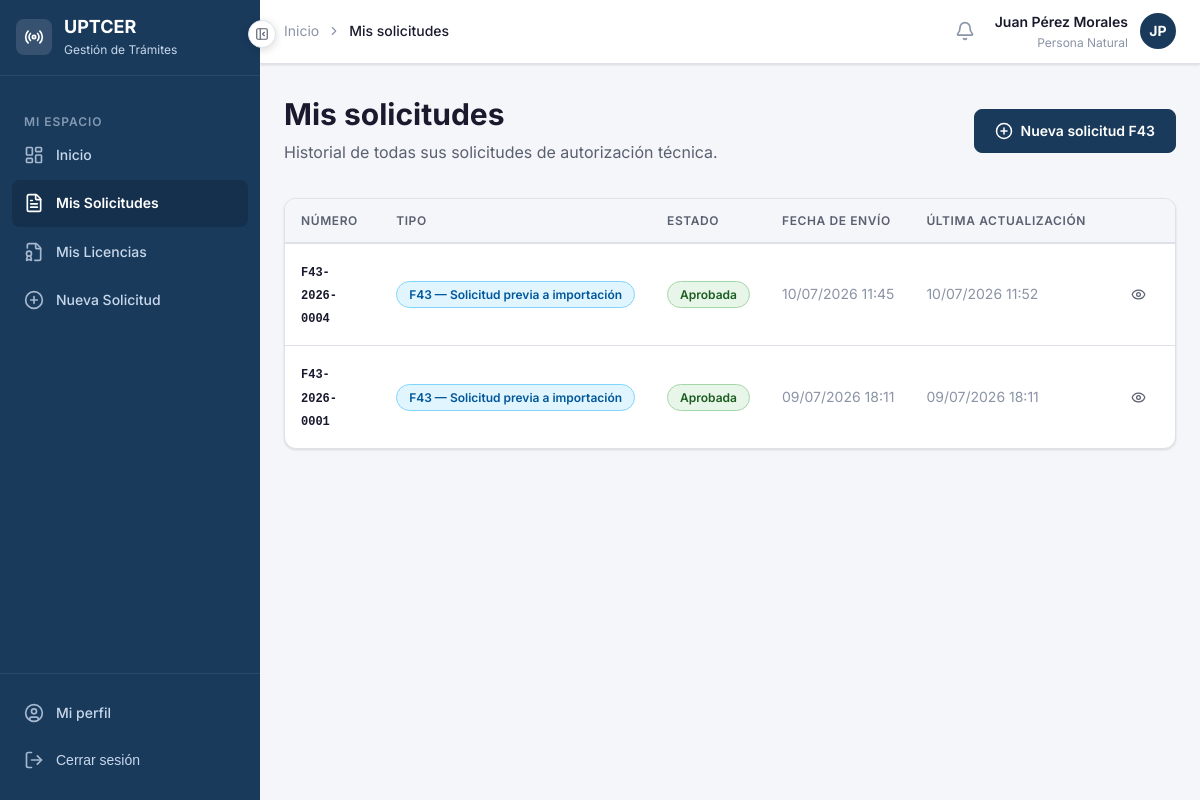
Screenshot of /solicitudes/mis/ (signed in) with the database file from the repository.
### apps/accounts/models.py (models this page shows, shortened)
class Usuario(AbstractBaseUser, PermissionsMixin):
    ROL_PERSONA_NATURAL  = 'persona_natural'
    ROL_OPERADOR         = 'operador'
    ROL_ESPECIALISTA     = 'especialista'
    ROL_ADUANA           = 'aduana'
    ROL_DIRECTIVO        = 'directivo'
    ROLES = [
        (ROL_PERSONA_NATURAL, 'Persona Natural'),
        (ROL_OPERADOR,        'Operador'),
        (ROL_ESPECIALISTA,    'Especialista Técnico'),
        (ROL_ADUANA,          'Aduana'),
        (ROL_DIRECTIVO,       'Directivo'),
    ]
    username        = models.CharField('Usuario', max_length=150, unique=True)
    email           = models.EmailField('Correo electrónico', unique=True)
    nombre          = models.CharField('Nombre', max_length=100)
    apellidos       = models.CharField('Apellidos', max_length=100)
    rol             = models.CharField('Rol', max_length=30, choices=ROLES, default=ROL_PERSONA_NATURAL)
    telefono        = models.CharField('Teléfono', max_length=20, blank=True)
    activo          = models.BooleanField('Activo', default=True)
    fecha_registro  = models.DateTimeField('Fecha de registro', auto_now_add=True)
    is_active       = models.BooleanField(default=True)
    is_staff        = models.BooleanField(default=False)
    objects = UsuarioManager()
    USERNAME_FIELD  = 'username'
    REQUIRED_FIELDS = ['email', 'nombre', 'apellidos']
    class Meta:
        verbose_name        = 'Usuario'
        verbose_name_plural = 'Usuarios'
        ordering            = ['apellidos', 'nombre']
    def get_nombre_completo(self):
        return f'{self.nombre} {self.apellidos}'
    @property
    def es_persona_natural(self):
        return self.rol == self.ROL_PERSONA_NATURAL
    @property
    def es_operador(self):
        return self.rol == self.ROL_OPERADOR
    @property
    def es_especialista(self):
        return self.rol == self.ROL_ESPECIALISTA
    @property
    def es_aduana(self):
        return self.rol == self.ROL_ADUANA
    @property
    def es_directivo(self):
        return self.rol == self.ROL_DIRECTIVO

### apps/solicitudes/models.py (models this page shows, shortened)
class Solicitud(models.Model):
    FLUJO_F43  = 'f43'
    FLUJO_RATS = 'rats'
    FLUJOS = [
        (FLUJO_F43,  'F43 — Solicitud previa a importación'),
        (FLUJO_RATS, 'RATS — Equipo retenido en aduana'),
    ]
    ESTADO_BORRADOR    = 'borrador'
    ESTADO_ENVIADA     = 'enviada'
    ESTADO_EN_REVISION = 'en_revision'
    ESTADO_APROBADA    = 'aprobada'
    ESTADO_DENEGADA    = 'denegada'
    ESTADO_CANCELADA   = 'cancelada'
    ESTADOS = [
        (ESTADO_BORRADOR,    'Borrador'),
        (ESTADO_ENVIADA,     'Enviada'),
        (ESTADO_EN_REVISION, 'En revisión'),
        (ESTADO_APROBADA,    'Aprobada'),
        (ESTADO_DENEGADA,    'Denegada'),
        (ESTADO_CANCELADA,   'Cancelada'),
    ]
    numero          = models.CharField('Número de solicitud', max_length=20, unique=True, editable=False)
    flujo           = models.CharField('Tipo de flujo', max_length=10, choices=FLUJOS)
    estado          = models.CharField('Estado', max_length=20, choices=ESTADOS, default=ESTADO_BORRADOR)
    solicitante     = models.ForeignKey(
                        settings.AUTH_USER_MODEL,
                        on_delete=models.PROTECT,
                        verbose_name='Solicitante',
                        related_name='solicitudes'
                      )
    equipo          = models.ForeignKey(
                        'equipos.Equipo',
                        on_delete=models.PROTECT,
                        verbose_name='Equipo',
                        null=True,
                        blank=True,
                        related_name='solicitudes'
                      )
    equipo_no_listado       = models.BooleanField('Equipo no listado en catálogo', default=False)
    equipo_descripcion      = models.TextField('Descripción del equipo (no listado)', blank=True)
    equipo_marca_manual     = models.CharField('Marca (manual)', max_length=100, blank=True)
    equipo_modelo_manual    = models.CharField('Modelo (manual)', max_length=100, blank=True)
    documento_adjunto       = models.FileField(
                                'Documento adjunto',
                                upload_to='solicitudes/documentos/%Y/%m/',
                                null=True,
                                blank=True
                              )
    numero_rats             = models.CharField('Número RATS', max_length=50, blank=True)
    fecha_retencion         = models.DateField('Fecha de retención', null=True, blank=True)
    operador_asignado       = models.ForeignKey(
                                settings.AUTH_USER_MODEL,
                                on_delete=models.SET_NULL,
                                null=True,
                                blank=True,
                                verbose_name='Operador asignado',
                                related_name='solicitudes_asignadas'
                              )
    observaciones_solicitante   = models.TextField('Observaciones del solicitante', blank=True)
    observaciones_operador      = models.TextField('Observaciones del operador', blank=True)
    observaciones_tecnicas      = models.TextField('Criterio técnico', blank=True)
    fecha_creacion      = models.DateTimeField('Fecha de creación', auto_now_add=True)
    fecha_actualizacion = models.DateTimeField('Última actualización', auto_now=True)
    fecha_resolucion    = models.DateTimeField('Fecha de resolución', null=True, blank=True)
    revisada_directivo      = models.BooleanField('Revisada por dirección', default=False)
    fecha_revision_directivo = models.DateTimeField('Fecha de revisión directiva', null=True, blank=True)
    revisada_por            = models.ForeignKey(
                                settings.AUTH_USER_MODEL,
                                on_delete=models.SET_NULL,
                                null=True,
                                blank=True,
                                verbose_name='Revisada por',
                                related_name='solicitudes_supervisadas'
                              )
    class Meta:
        verbose_name        = 'Solicitud'
        verbose_name_plural = 'Solicitudes'
        ordering            = ['-fecha_creacion']
    @property
    def clase_badge(self):
        mapa = {
            self.ESTADO_BORRADOR:    'badge-info',
            self.ESTADO_ENVIADA:     'badge-pendiente',
            self.ESTADO_EN_REVISION: 'badge-revision',
            self.ESTADO_APROBADA:    'badge-aprobado',
            self.ESTADO_DENEGADA:    'badge-denegado',
            self.ESTADO_CANCELADA:   'badge-denegado',
        }
        return mapa.get(self.estado, 'badge-info')

### apps/solicitudes/views.py (the view)
# urls.py: path('mis/',                views.mis_solicitudes,     name='mis_solicitudes'),
@never_cache
@login_required
def mis_solicitudes(request):
    solicitudes_qs = Solicitud.objects.filter(
        solicitante=request.user
    ).order_by('-fecha_creacion')
    paginator = Paginator(solicitudes_qs, 10)
    pagina    = request.GET.get('pagina', 1)
    try:
        solicitudes = paginator.page(pagina)
    except PageNotAnInteger:
        solicitudes = paginator.page(1)
    except EmptyPage:
        solicitudes = paginator.page(paginator.num_pages)
    return render(request, 'solicitudes/mis_solicitudes.html', {
        'solicitudes': solicitudes,
        'paginator':   paginator,
    })

### templates/solicitudes/mis_solicitudes.html (shortened to what this page needs)
{% extends 'base/base.html' %}
{% block nav_mis_solicitudes %}activo{% endblock %}
{% block breadcrumb %}
<li style="display:flex;align-items:center;gap:var(--espacio-2);">
  <i data-lucide="chevron-right" style="width:14px;height:14px;"></i>
  <span style="color:var(--color-texto-principal);font-weight:var(--peso-medio);">Mis solicitudes</span>
</li>
{% endblock %}
{% block contenido %}
<div class="pagina-cabecera flex justify-between items-center">
  <div>
    <h1 class="pagina-titulo">Mis solicitudes</h1>
    <p class="pagina-subtitulo">Historial de todas sus solicitudes de autorización técnica.</p>
  </div>
  <a href="{% url 'solicitudes:nueva_f43' %}" class="btn btn-primario">
    <i data-lucide="plus-circle" style="width:18px;height:18px;"></i>
    Nueva solicitud F43
  </a>
</div>
<div class="tarjeta">
  <div class="tarjeta-cuerpo" style="padding:0;">
    {% if solicitudes %}
      <div class="tabla-contenedor" style="border:none;border-radius:0;">
        <table class="tabla">
          <thead>
            <tr>
              <th>Número</th>
              <th>Tipo</th>
              <th>Estado</th>
              <th>Fecha de envío</th>
              <th>Última actualización</th>
              <th></th>
            </tr>
          </thead>
          <tbody>
            {% for s in solicitudes %}
            <tr>
              <td>
                <span style="font-family:var(--fuente-mono);font-size:var(--texto-xs);font-weight:var(--peso-semi);">
                  {{ s.numero }}
                </span>
              </td>
              <td><span class="badge badge-info">{{ s.get_flujo_display }}</span></td>
              <td><span class="badge {{ s.clase_badge }}">{{ s.get_estado_display }}</span></td>
              <td style="color:var(--color-texto-muted);white-space:nowrap;">
                {{ s.fecha_creacion|date:"d/m/Y H:i" }}
              </td>
              <td style="color:var(--color-texto-muted);white-space:nowrap;">
                {{ s.fecha_actualizacion|date:"d/m/Y H:i" }}
              </td>
              <td>
                <a href="{% url 'solicitudes:detalle' s.pk %}" class="btn btn-ghost btn-sm">
                  <i data-lucide="eye" style="width:15px;height:15px;"></i>
                </a>
              </td>
            </tr>
            {% endfor %}
          </tbody>
        </table>
      </div>
    {% endif %}
  </div>
</div>
{% endblock %}

### templates/base/base.html (shortened to what this page needs)
<!DOCTYPE html>
<html lang="es">
<head>
  {% load static %}
  <link rel="stylesheet" href="{% static 'css/global.css' %}">
  <link rel="stylesheet" href="{% static 'css/toast.css' %}">
  <link rel="stylesheet" href="{% static 'css/modal.css' %}">
  <link rel="stylesheet" href="{% static 'css/componentes.css' %}">
</head>
<body>
<div class="layout-wrapper">
  <aside class="layout-sidebar" id="sidebar">
    <div class="sidebar-logo">
      <div style="width:36px;height:36px;background:rgba(255,255,255,0.12);border-radius:8px;display:flex;align-items:center;justify-content:center;flex-shrink:0;">
        <i data-lucide="radio" style="width:20px;height:20px;color:white;"></i>
      </div>
      <div class="sidebar-logo-info">
        <div class="sidebar-logo-texto">UPTCER</div>
        <div class="sidebar-logo-subtexto">Gestión de Trámites</div>
      </div>
    </div>
    <nav class="sidebar-nav">
      {% if user.es_persona_natural %}
        <div class="sidebar-seccion-titulo">Mi Espacio</div>
        <a href="{% url 'accounts:dashboard' %}" class="sidebar-enlace {% block nav_inicio %}{% endblock %}" data-tooltip="Inicio">
          <i data-lucide="layout-dashboard" class="icono"></i>
          <span class="sidebar-enlace-texto">Inicio</span>
        </a>
        <a href="{% url 'solicitudes:mis_solicitudes' %}" class="sidebar-enlace {% block nav_mis_solicitudes %}{% endblock %}" data-tooltip="Mis Solicitudes">
          <i data-lucide="file-text" class="icono"></i>
          <span class="sidebar-enlace-texto">Mis Solicitudes</span>
        </a>
        <a href="{% url 'licencias:lista' %}" class="sidebar-enlace {% block nav_mis_licencias %}{% endblock %}" data-tooltip="Mis Licencias">
          <i data-lucide="file-badge" class="icono"></i>
          <span class="sidebar-enlace-texto">Mis Licencias</span>
        </a>
        <a href="{% url 'solicitudes:nueva_f43' %}" class="sidebar-enlace {% block nav_nueva_solicitud %}{% endblock %}" data-tooltip="Nueva Solicitud">
          <i data-lucide="plus-circle" class="icono"></i>
          <span class="sidebar-enlace-texto">Nueva Solicitud</span>
        </a>
      {% endif %}
    </nav>
    <div class="sidebar-pie">
      <a href="{% url 'accounts:perfil' %}" class="sidebar-enlace" data-tooltip="Mi perfil">
        <i data-lucide="user-circle" class="icono"></i>
        <span class="sidebar-enlace-texto">Mi perfil</span>
      </a>
      <form method="post" action="{% url 'accounts:logout' %}">
        <button type="submit" class="sidebar-enlace" data-tooltip="Cerrar sesión"
          style="width:100%;background:none;border:none;cursor:pointer;text-align:left;">
          <i data-lucide="log-out" class="icono"></i>
          <span class="sidebar-enlace-texto">Cerrar sesión</span>
        </button>
      </form>
    </div>
  </aside>
  <div class="layout-main">
    <header class="layout-navbar">
      <nav aria-label="Ruta de navegación" style="flex:1;">
        <ol style="list-style:none;display:flex;align-items:center;gap:var(--espacio-2);font-size:var(--texto-sm);color:var(--color-texto-muted);">
          <li><a href="{% url 'accounts:dashboard' %}" style="color:var(--color-texto-muted);text-decoration:none;">Inicio</a></li>
          {% block breadcrumb %}{% endblock %}
        </ol>
      </nav>
      <div style="display:flex;align-items:center;gap:var(--espacio-3);">
        <a href="{% url 'notificaciones:lista' %}"
          id="btn-notificaciones"
          style="position:relative;width:36px;height:36px;border-radius:var(--radio-md);display:flex;align-items:center;justify-content:center;color:var(--color-texto-muted);background:transparent;border:none;cursor:pointer;text-decoration:none;transition:var(--transicion-rapida);"
          onmouseenter="this.style.background='var(--color-fondo)';this.style.color='var(--color-texto-principal)'"
          onmouseleave="this.style.background='transparent';this.style.color='var(--color-texto-muted)'"
          title="Notificaciones"
        >
          <i data-lucide="bell" style="width:20px;height:20px;"></i>
        </a>
        <div style="text-align:right;">
          <div style="font-size:var(--texto-sm);font-weight:var(--peso-semi);color:var(--color-texto-principal);">
            {{ user.get_nombre_completo }}
          </div>
          <div style="font-size:var(--texto-xs);color:var(--color-texto-muted);">
            {{ user.get_rol_display }}
          </div>
        </div>
        <div style="width:36px;height:36px;border-radius:50%;background-color:var(--color-primario);display:flex;align-items:center;justify-content:center;color:white;font-size:var(--texto-sm);font-weight:var(--peso-bold);">
          {{ user.nombre|first|upper }}{{ user.apellidos|first|upper }}
        </div>
      </div>
    </header>
    <main class="layout-contenido">
      {% block contenido %}{% endblock %}
    </main>
  </div>
</div>
<button
  id="btn-colapsar"
  class="btn-colapsar-sidebar"
  onclick="alternarSidebar()"
  title="Colapsar menú"
  aria-label="Colapsar menú"
>
  <i data-lucide="panel-left-close" id="icono-colapsar" style="width:14px;height:14px;"></i>
</button>
</body>
</html>

### rows the page displays
Usuario: get_nombre_completo "Juan Pérez Morales", rol "Persona Natural", nombre|first "J", apellidos|first "P"
Solicitud: numero "F43-2026-0004", flujo "F43 — Solicitud previa a importación", estado "Aprobada", fecha_creacion "10/07/2026 11:45", fecha_actualizacion "10/07/2026 11:52"
Solicitud: numero "F43-2026-0001", flujo "F43 — Solicitud previa a importación", estado "Aprobada", fecha_creacion "09/07/2026 18:11", fecha_actualizacion "09/07/2026 18:11"
